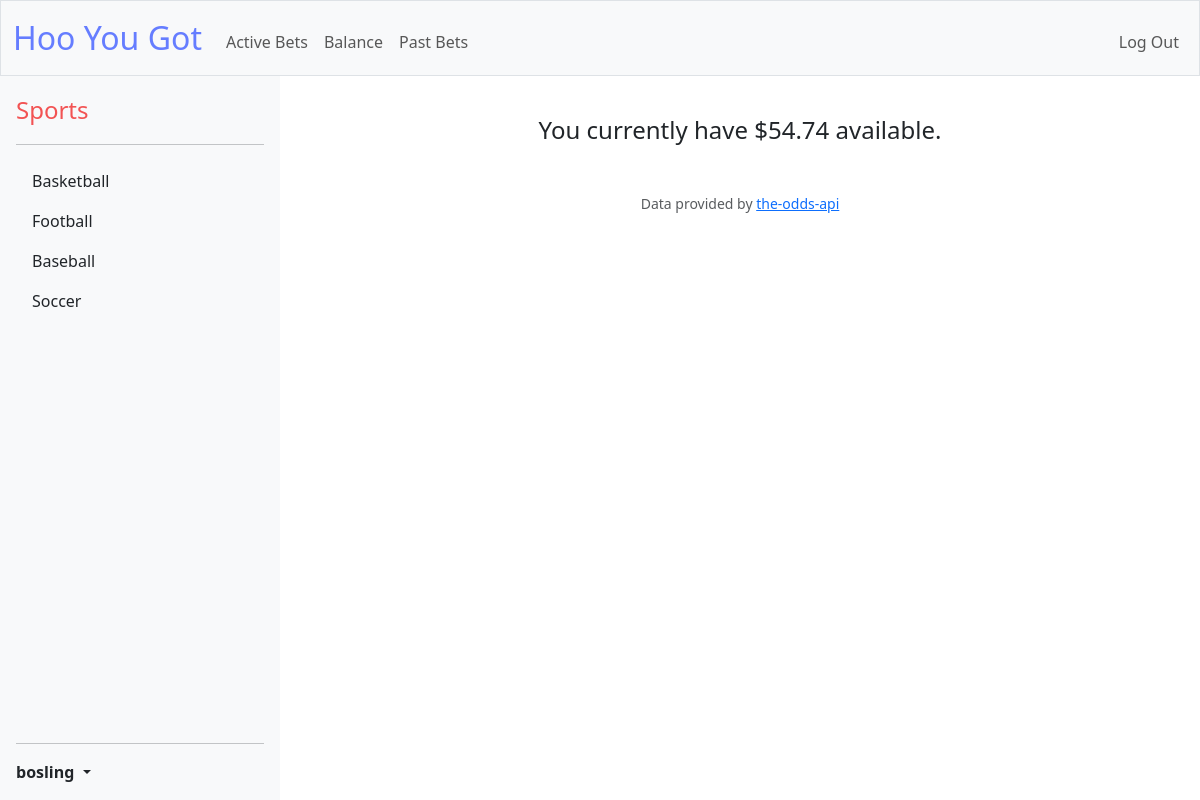
Before: /balance (signed in) with the older database file.
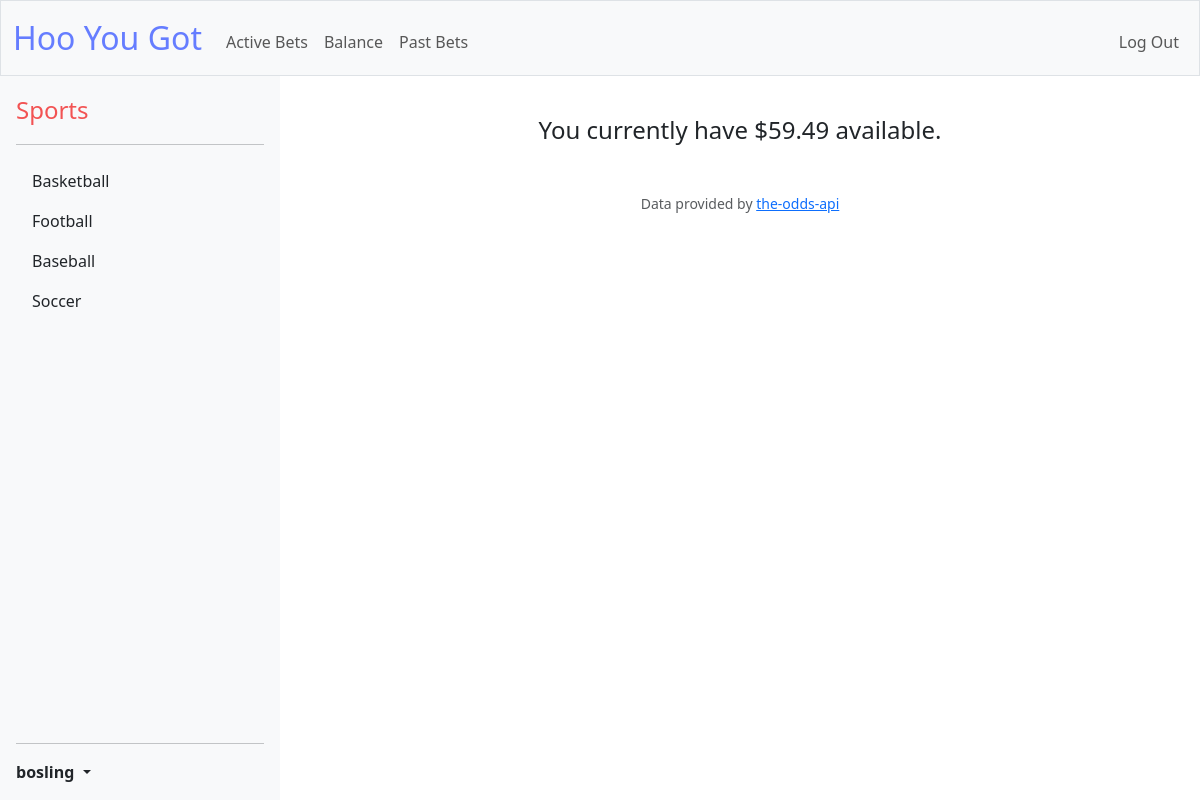
After: the same page with the newer database file.
### tables this page shows
CREATE TABLE users (
  id INTEGER PRIMARY KEY AUTOINCREMENT,
  username TEXT NOT NULL,
  hash TEXT NOT NULL,
  cash NUMERIC NOT NULL DEFAULT 50
);

### app.py (the view)
@app.route("/balance")
@login_required
def balance():
    userid = session["user_id"]
    rows = query_db("SELECT cash FROM users WHERE id = ?", (userid,))
    if rows:
        rows = rows[0]
        cash = rows["cash"]
    return render_template("balance.html", cash=cash)

### app.py (called while the page is built)
@app.after_request
def after_request(response):
    response.headers["Cache-Control"] = "no-cache, no-store, must-revalidate"
    response.headers["Expires"] = 0
    response.headers["Pragma"] = "no-cache"
    return response

@app.teardown_appcontext
def teardown_db(exception):
    db = g.pop('db', None)
    if db is not None:
        db.close()

### helpers.py (called while the page is built)
def connect():
    if 'db' not in g:
        g.db = sqlite3.connect(current_app.config['DATABASE'])
        g.db.row_factory = sqlite3.Row
    return g.db

def query_db(query, args=()):
    cur = connect().execute(query, args)
    rv = cur.fetchall()
    cur.close()
    return rv if rv else None

def login_required(f):
    @wraps(f)
    def decorated_function(*args, **kwargs):
        if session.get("user_id") is None:
            return redirect("/login")
        return f(*args, **kwargs)
    return decorated_function

def usd(value):
    return f"${value:,.2f}"

### templates/balance.html (shortened to what this page needs)
{% extends "layout.html" %}
{% block main %}
    <h4 class="pt-4">You currently have {{ (cash) | usd }} available.</h4>
{% endblock %}

### templates/layout.html (shortened to what this page needs)
<!DOCTYPE html>
<html lang="en">
<head>
    <link href="https://cdn.jsdelivr.net/npm/bootstrap@5.3.3/dist/css/bootstrap.min.css" rel="stylesheet">
    <link rel="stylesheet" href="https://cdn.jsdelivr.net/npm/bootstrap-icons@1.11.3/font/bootstrap-icons.min.css">
    <link href="/static/styles.css" rel="stylesheet">
</head>
<body>
    <div class="d-flex">
        <nav class="bg-light border navbar navbar-expand-md navbar-light">
            <div class="container-fluid">
                <a class="navbar-brand" href="/">Hoo You Got</a>
                <div class="collapse navbar-collapse" id="navbar">
                    {% if session["user_id"] %}
                        <ul class="navbar-nav me-auto mt-2">
                            <li class="nav-item"><a class="nav-link" href="/">Active Bets</a></li>
                            <li class="nav-item"><a class="nav-link" href="/balance">Balance</a></li>
                        <li class="nav-item"><a class="nav-link" href="/past_bets">Past Bets</a></li>
                        </ul>
                        <ul class="navbar-nav ms-auto mt-2">
                            <li class="nav-item"><a class="nav-link" href="/logout">Log Out</a></li>
                        </ul>
                    {% else %}
                        <ul class="navbar-nav ms-auto mt-2">
                            <li class="nav-item"><a class="nav-link" href="/register">Register</a></li>
                            <li class="nav-item"><a class="nav-link" href="/login">Log In</a></li>
                        </ul>
                    {% endif %}
                </div>
            </div>
        </nav>
        <div class="sidebar-container">
            <div class="sidebar d-flex flex-column flex-shrink-0 p-3 bg-light" style="width: 280px;">
                <p class="mb-3 mb-md-0 link-dark text-decoration-none">
                <span class="fs-4 sports">Sports</span>
                </p>
                <hr>
                <ul class="nav nav-pills flex-column mb-auto">
                <li class="nav-item sport">
                    <a href="/basketball" class="nav-link link-dark">
                    Basketball
                    </a>
                </li>
                <li class="nav-item sport">
                    <a href="/football" class="nav-link link-dark">
                    Football
                    </a>
                </li>
                <li class="nav-item sport">
                    <a href="/baseball" class="nav-link link-dark">
                    Baseball
                    </a>
                </li>
                <li class="nav-item sport">
                    <a href="/soccer" class="nav-link link-dark">
                    Soccer
                    </a>
                </li>
                </ul>
                <hr>
                <div class="dropdown">
                {% if session["user_id"] %}
                    <a href="#" class="align-items-center link-dark text-decoration-none dropdown-toggle" id="dropdownUser2" data-bs-toggle="dropdown" aria-expanded="false">
                        <strong>{{ session["username"] }}</strong>
                    </a>
                {% else %}
                    <a href="/login" class="align-items-center link-dark text-decoration-none">Log in</a>
                {% endif %}
            </div>
        </div>
        <div class="content container-fluid">
            <main class="container mb-5 mt-3 text-center">
                {% block main %}{% endblock %}
            </main>
            <footer>
                <p class="mb-3 small text-center text-muted">
                    Data provided by <a href="https://the-odds-api.com/">the-odds-api</a>
                </p>
            </footer>
        </div>
    </div>
</body>
</html>

### static/styles.css (style rules this page uses)
nav .navbar-brand { font-size: xx-large; color: rgb(101, 125, 255); }
html, body { max-height: 100vh; height: 100%; margin: 0; }
.d-flex { display: flex; flex-direction: column; height: 100%; }
.navbar { flex: 0 1 auto; }
.sidebar-container { display: flex; flex: 1 1 auto; overflow-y: hidden; }
.content { flex: 1 1 auto; overflow-y:auto }
.sports { color: rgb(242, 83, 83); }
.sidebar { height: 100%; }

Changed rows visible on the page:
changed users "bosling": cash "$54.74" → "$59.49"
